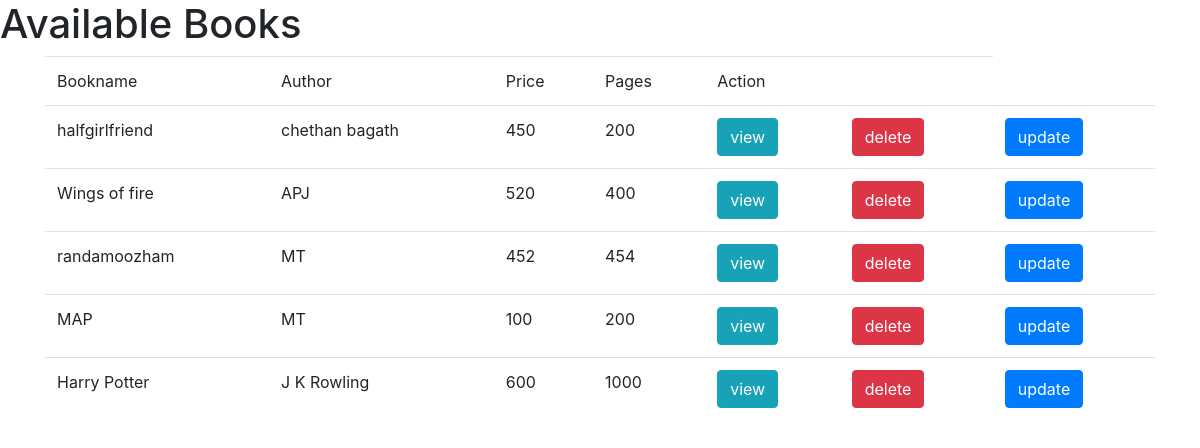
/book/list, run on the app's committed database.
### Books/models.py (models this page shows, shortened)
class Book(models.Model):
    book_name=models.CharField(max_length=120)
    author=models.CharField(max_length=120)
    price=models.IntegerField(default=100)
    pages=models.IntegerField()

### Books/views.py (the view)
# urls.py: path('list',listBook,name="list"),
def listBook(request):
    template_name="list.html"
    qs=Book.objects.all()
    context={}
    context["books"]=qs
    return render(request,template_name,context)

### Books/templates/list.html (shortened to what this page needs)
<!DOCTYPE html>
<html lang="en">
<head>
        <link rel="stylesheet" href="https://cdn.jsdelivr.net/npm/bootstrap@4.5.3/dist/css/bootstrap.min.css">
</head>
<body>
<h1>Available Books</h1>
<div class="container">
    <table class="table">
        <tr>
            <td>Bookname</td>
            <td>Author</td>
            <td>Price</td>
            <td>Pages</td>
            <td colspan="2">Action</td>
        {%for book in books %}
        <tr>
            <td>{{book.book_name}}</td>
            <td>{{book.author}}</td>
            <td>{{book.price}}</td>
            <td>{{book.pages}}</td>
            <td><a href="{% url 'viewbook' book.id %}" class="btn btn-info">view</a> </td>
            <td><a href="{% url 'deletebook' book.id %}" class="btn btn-danger">delete</a> </td>
            <td><a href="{% url 'update' book.id%}" class="btn btn-primary">update</a></td>
        </tr>
        {% endfor %}
    </table>
</div>
</body>
</html>

### data on the page
Book: book_name "halfgirlfriend", author "chethan bagath", price "450", pages "200"
Book: book_name "Wings of fire", author "APJ", price "520", pages "400"
Book: book_name "randamoozham", author "MT", price "452", pages "454"
Book: book_name "MAP", author "MT", price "100", pages "200"
Book: book_name "Harry Potter", author "J K Rowling", price "600", pages "1000"
